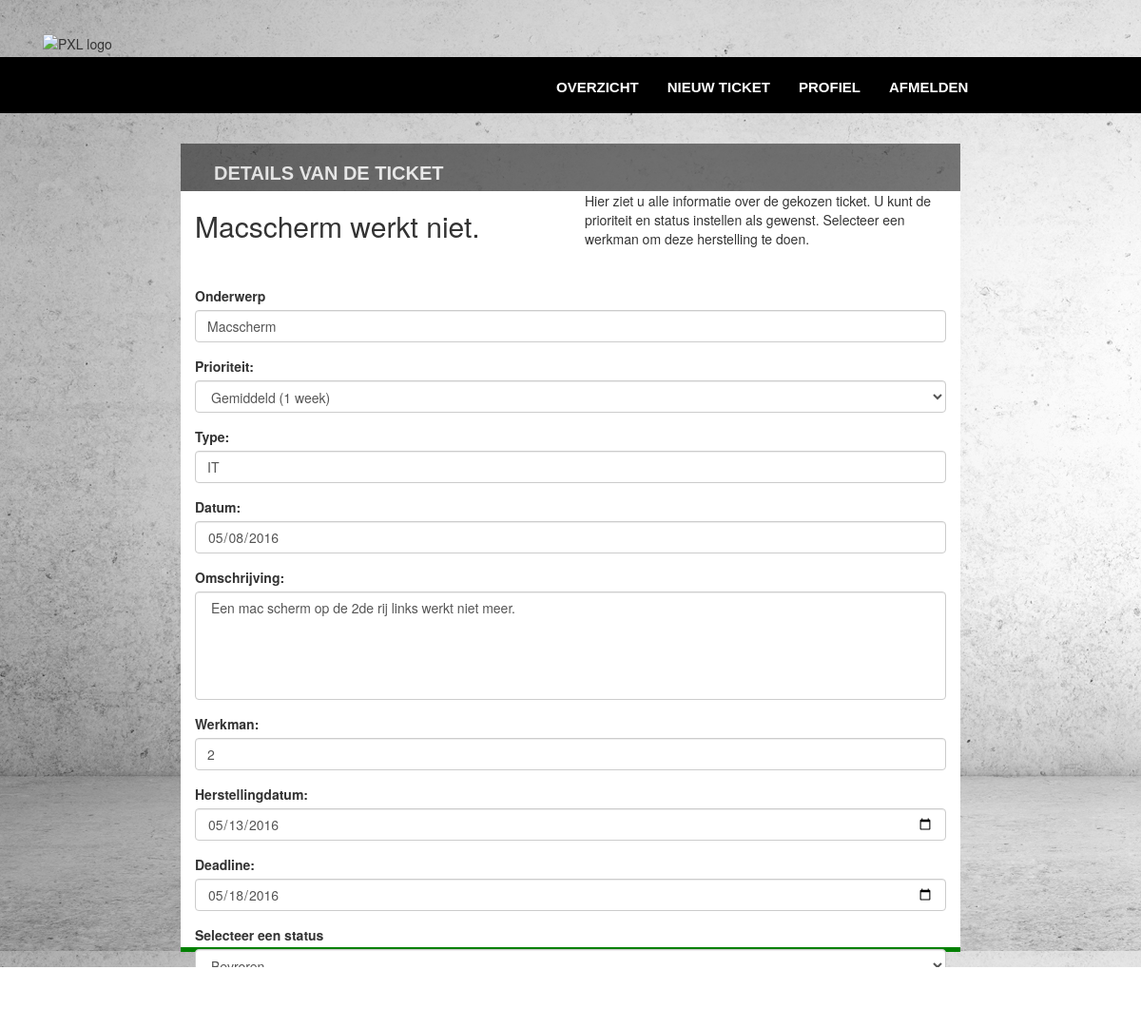
Page /website/index.php/dispatcher/details on the committed database.
### tables this page shows
CREATE TABLE `tickets` (
  `ticketID` int(5) NOT NULL,
  `aanmaker` int(3) NOT NULL,
  `onderwerp` varchar(500) NOT NULL,
  `prioriteit` enum('Kritiek (1 uur)','Dringend (4 uur)','Hoog (2 dagen)','Gemiddeld (1 week)','Laag (3 maanden)') NOT NULL,
  `type` enum('IT','Elektriciteit','Faciliteiten','') NOT NULL,
  `campusID` int(5) NOT NULL,
  `blokID` int(5) NOT NULL,
  `lokaalNummer` int(5) NOT NULL,
  `datum` date NOT NULL,
  `omschrijving` varchar(1024) NOT NULL,
  `bijlage` blob NOT NULL,
  `herstellingDatum` date NOT NULL,
  `deadline` date NOT NULL,
  `hersteller` int(11) NOT NULL,
  `status` enum('Geparkeerd','Afgesloten','In behandeling','Geannuleerd','Bevroren','Voltooid') NOT NULL DEFAULT 'Geparkeerd'
);

### website/application/controllers/Dispatcher.php (called while the page is built, shortened)
<?php
class Dispatcher  extends CI_Controller
{
    function __construct() {
        $this->load->database();
        $this->load->model('ticket_model');
    }
    public function details()
    {
        $query = $this->db->query("SELECT * FROM tickets");
        foreach ($query->result() as $row)
        {
            $data['onderwerp']= $row->onderwerp;
            $data['type']=$row->type;
            $data['prioriteit']=$row->prioriteit;
            $data['status']=$row->status;
            $data['datum']=$row->datum;
            $data['omschrijving']=$row->omschrijving;
            $data['Hdatum']=$row->herstellingDatum;
            $data['deadline']=$row->deadline;
            $data['hersteller']=$row->hersteller;
        }
        $data['stat'] = $this-> ticket_model ->getEnums("'status'");
        $data['prio'] = $this-> ticket_model ->getEnums("'prioriteit'");
        $this->load->view('header');
        $this->load->view('navigation');
        $this->load->view('Dispatcher/details',  $data);
    }
}

### website/index.php (called while the page is built, shortened)
<?php
require_once BASEPATH.'core/CodeIgniter.php';

### website/application/views/Dispatcher/details.php (the view, shortened to what this page needs)
<div class="row">
    <div class="col-md-8 col-md-offset-2 titel">
        <h1>Details van de ticket</h1>
    </div>
</div>
<div class="row">
    <div class="col-md-8 col-md-offset-2 main home ">
        <div class="col-md-6 left">
            <h2><?php echo $onderwerp;?></h2>
        </div>
        <div class="col-md-6 right">
            <p>Hier ziet u alle informatie over de gekozen ticket.
            U kunt de prioriteit en status instellen als gewenst.
            Selecteer een werkman om deze herstelling te doen.</p>
        </div>
        <div class="col-md-12 center">
            <form role="form">
                <div class="form-group">
                    <label for="text">Onderwerp</label>
                    <input disabled type="email" class="form-control" id="ont" value=<?php echo $onderwerp;?>>
                </div>
                <div class="form-group">
                    <label for="text">Prioriteit:</label>
                    <select class="form-control" id="satus" name="satus">
                        <option hidden > <?php echo $prioriteit ;?></option>
                    </select>
                </div>
                <div class="form-group">
                    <label for="text">Type:</label>
                    <input disabled type="text" class="form-control"  value=<?php echo $type;?> id="type">
                </div>
                <div class="form-group">
                    <label for="text">Datum:</label>
                    <input disabled type="date" class="form-control"  value=<?php echo $datum ;?> id="datum">
                </div>
                <div class="form-group">
                    <label for="text">Omschrijving:</label>
                    <textarea disabled class="form-control" rows="5" id="Omschrijving"> <?php echo $omschrijving ;?></textarea>
                </div>
                <div class="form-group">
                    <label for="text">Werkman:</label>
                    <input type="text" class="form-control"  value=<?php echo $hersteller;?> id="type">
                </div>
                <div class="form-group">
                    <label for="text">Herstellingdatum:</label>
                    <input type="date" class="form-control"  value=<?php echo $Hdatum ;?> id="Hdate">
                </div>
                <div class="form-group">
                    <label for="text">Deadline:</label>
                    <input type="date" class="form-control"  value=<?php echo $deadline ;?> id="deadline">
                </div>
                <div class="form-group">
                    <label for="sel1">Selecteer een status</label>
                    <select class="form-control" id="satus" name="satus">
                        <option hidden > <?php echo $status ;?></option>
                    </select>
                </div>
                <button type="submit" class="btn btn-default">Submit</button>
            </form>
        </div>
    </div>

### website/application/views/header.php (shortened to what this page needs)
<!DOCTYPE html>
<html lang="en">
<head>
    <?= link_tag('/assets/bootstrap/css/bootstrap.css') ?>
    <?= link_tag('/assets/bootstrap/css/customStyle.css') ?>
</head>

### website/application/views/navigation.php
<body id="background">
<header class="container hoofding">
    <div id="pxlLine"></div>
    <img class="col-md-2 " src="<?php echo base_url();?>assets/Pictures/Logo_PXL.png" alt="PXL logo"/>
    <nav class="navbar">
        <ul class="nav navbar-nav navbar-style">
            <li class="active"><?php echo anchor(array('home','index'),'Overzicht'); ?></li>
            <li><?php echo anchor(site_url(array('newTicket_controller','index')),'Nieuw ticket');?></li>
            <li><?php echo anchor(site_url(array('profiel_controller','index')),'Profiel');?></li>
            <li><?php echo anchor(site_url(array('home','logout')),'Afmelden'); ?></li>
        </ul>
    </nav>
    <div class="col-md-2"></div>
</header>

### rows in the picture
tickets: onderwerp "Macscherm werkt niet.", satus "Gemiddeld (1 week)", type "IT", datum "05/08/2016", omschrijving "Een mac scherm op de 2de rij links werkt niet meer.", hersteller "2", herstellingDatum "05/13/2016", deadline "05/18/2016", satus "Bevroren"

### other values in the picture
anchor(array('home','index'),'Overzicht') "OVERZICHT"
anchor(site_url(array('newTicket_controller','index')),'Nieuw ticket') "NIEUW TICKET"
anchor(site_url(array('profiel_controller','index')),'Profiel') "PROFIEL"
anchor(site_url(array('home','logout')),'Afmelden') "AFMELDEN"
